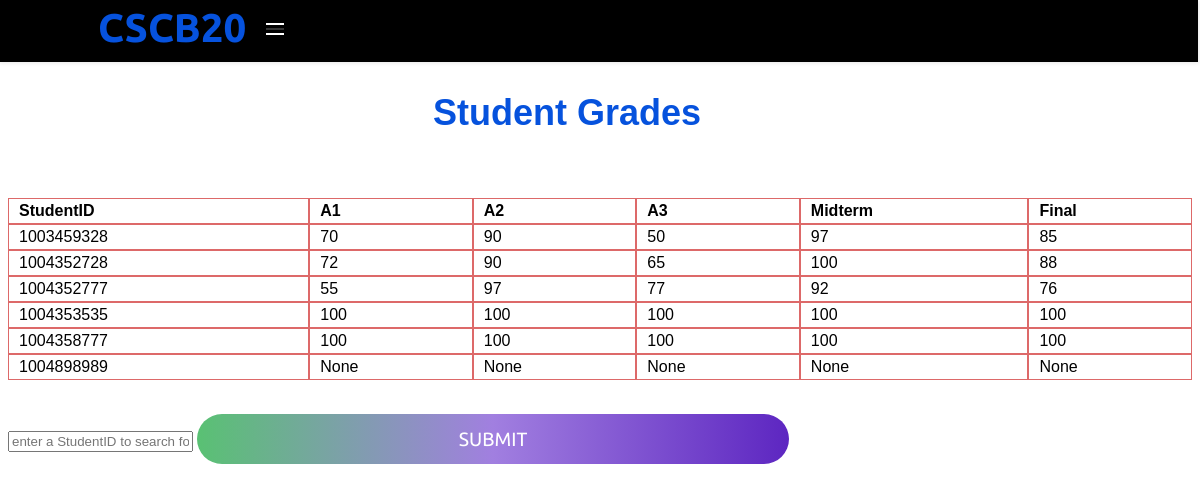
Screenshot of /Grades (signed in) with the database file from the repository.
### tables this page shows
CREATE TABLE "Grades" (
	"StudentID"	INTEGER NOT NULL UNIQUE,
	"A1"	INTEGER,
	"A2"	INTEGER,
	"A3"	INTEGER,
	"Midterm"	INTEGER,
	"Final"	INTEGER,
	PRIMARY KEY("StudentID")
);

### app.py (the view)
@app.route('/Grades', methods=['GET','POST'])
def Grades():
	if session['userType'] == 'student':
		db=get_db()
		db.row_factory = make_dicts
		student_Sid= session['Sid']
		student=query_db('select * from Grades where StudentID = ?', [student_Sid], one=True)
		db.close()
		return render_template('testStudent.html', student=[student])
	else:
		db=get_db()
		db.row_factory = make_dicts
		Students=[]
		for student in query_db('select * from Grades'):
			Students.append(student)
		db.close()
		return render_template('test.html', student=Students)
	return render_template("test.html")

### app.py (called while the page is built)
def get_db():
	db=getattr(g, '_database', None)
	if db is None:
		db=g._database=sqlite3.connect(DATABASE)
	return db

def query_db(query, args=(), one=False):
	cur = get_db().execute(query, args)
	rv = cur.fetchall()
	cur.close()
	return(rv[0] if rv else None) if one else rv

def make_dicts(cursor, row):
	return dict((cursor.description[idx][0], value)
					for idx, value in enumerate(row))

@app.teardown_appcontext
def close_connection(exception):
	db = getattr(g, '_database', None)
	if db is not None:
		db.close()

### templates/test.html (shortened to what this page needs)
<!DOCTYPE html>
<html lang="en">
<head>
  <link rel = "stylesheet" href = "{{url_for('static', filename='css/test.css')}}">
  <header class = "header">
    <a class = "logo" href = "/">CSCB20</a>
    <label class = "menu-icon" for = "menu-btn"><span class = "navicon"></span></label>
</header>
</head>
<body>
  <h1>Student Grades</h1>
  <div class="Table">
<div class="TableRow">
<div class="TableHead"><strong>StudentID</strong></div>
<div class="TableHead"><strong>A1</strong></div>
<div class="TableHead"><strong>A2</strong></div>
<div class="TableHead"><strong>A3</strong></div>
<div class="TableHead"><strong>Midterm</strong></div>
<div class="TableHead"><strong>Final</strong></div>
</div>
{% for item in student %}
<div class="TableRow">
<div class="TableCell">{{ item['StudentID'] }}</div>
<div class="TableCell">{{ item['A1'] }}</div>
<div class="TableCell">{{ item['A2'] }}</div>
<div class="TableCell">{{ item['A3'] }}</div>
<div class="TableCell">{{ item['Midterm'] }}</div>
<div class="TableCell">{{ item['Final'] }}</div>
</div>
  {% endfor %}
</div>
  <br>
  <form action="/studentGradeChange" method="POST">
    <input id="input-box" type="text" name="StudentID" placeholder="enter a StudentID to search for">
    <input type="submit" name="submit-button" class = "btn" value="submit">
  </form>
</body>
</html>

### static/css/test.css (style rules this page uses)
body h1 { position: relative; top: 60px; padding-top: 40px; font-family: 'Ubantu', sans-serif; color: #0652DD; font-size: 40px; padding-left: 425px; }
a { color: #000; }
.header { background-color: black; box-shadow: 1px 1px 4px 0 rgba(0,0,0,.1); position: fixed; width: 100%; z-index: 3; top: 0; margin-left: -10px; margin-right: -5px; }
.header .logo { display: block; float: left; font-size: 40px; padding-top: 5px; padding-left: 100px; text-decoration: none; font-family: 'Ubuntu', sans-serif; font-weight: bold; color: #0652DD }
.header .menu-icon { cursor: pointer; display: inline-block; padding: 28px 20px; position: relative; user-select: none; }
.header .menu-icon .navicon { background: #333; display: block; height: 2px; position: relative; width: 18px; }
.header .menu-icon .navicon:before, .header .menu-icon .navicon:after { background: #FFFFFF; content: ''; display: block; height: 100%; position: absolute; transition: all .2s ease-out; width: 100%; }
.header .menu-icon .navicon:before { top: 5px; }
.header .menu-icon .navicon:after { top: -5px; }
body h1 { padding-top: 0px; font-family: 'Ubantu', sans-serif; color: #0652DD; font-size: 36px; padding-left: 425px; }
body { display: flex; flex-direction: column; background-image: url('https://i.pinimg.com/originals/cd/c6/d3/cdc6d31594de6da0ae1eb2359e3d8ca5.jpg'); background-repeat: no-repeat; background-attachment: fixed; background-size: cover; }
.btn { width: 50%; height: 50px; border-radius: 25px; outline: none; border: none; background-image: linear-gradient(to right, #59c173, #a17fe0, #5d26c1); background-size: 100%; font-size: 1.2rem; color: #fff; font-family: 'Ubuntu', sans-serif; text-transform: uppercase; margin: 1rem 0; cursor: pointer; transition: .5s; }
.Table { display: table; margin-top: 100px; width: 100%; }
.TableRow { display: table-row; }
.TableCell, .TableHead { display: table-cell; padding: 3px 10px; font-family: 'Ubantu', sans-serif; border: 1px solid #dd6969; }

### rows the page displays
Grades: StudentID "1003459328", A1 "70", A2 "90", A3 "50", Midterm "97", Final "85"
Grades: StudentID "1004352728", A1 "72", A2 "90", A3 "65", Midterm "100", Final "88"
Grades: StudentID "1004352777", A1 "55", A2 "97", A3 "77", Midterm "92", Final "76"
Grades: StudentID "1004353535", A1 "100", A2 "100", A3 "100", Midterm "100", Final "100"
Grades: StudentID "1004358777", A1 "100", A2 "100", A3 "100", Midterm "100", Final "100"
Grades: StudentID "1004898989", A1 "None", A2 "None", A3 "None", Midterm "None", Final "None"
